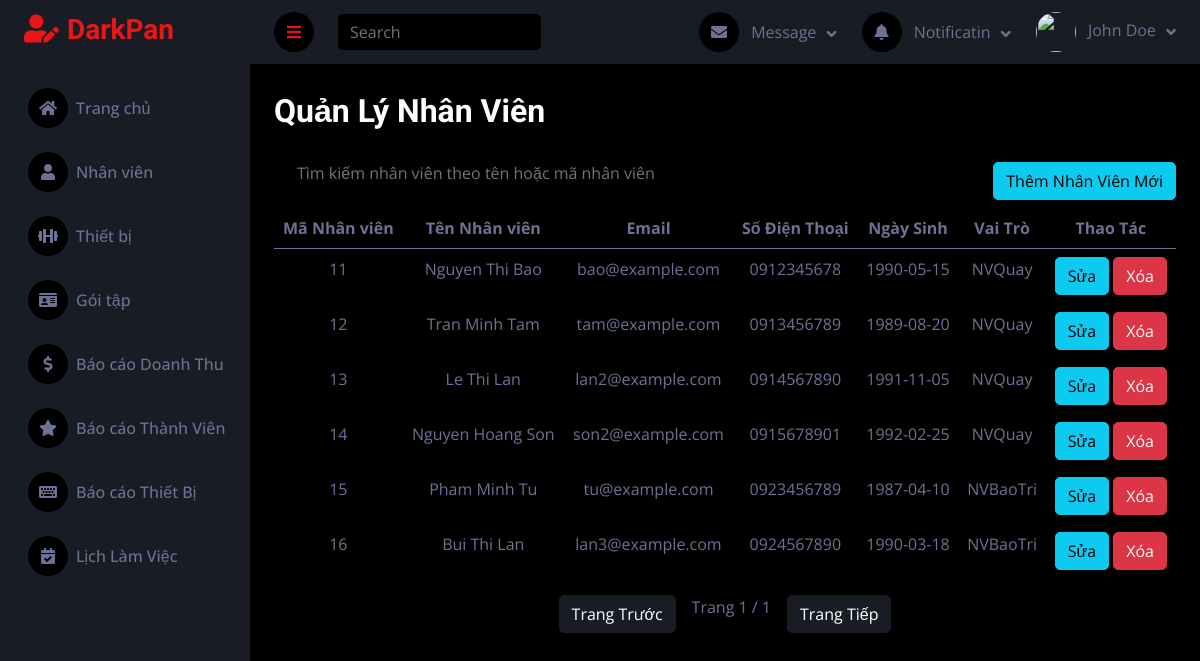
The app's page /public/Admin/nhanVien, older data.
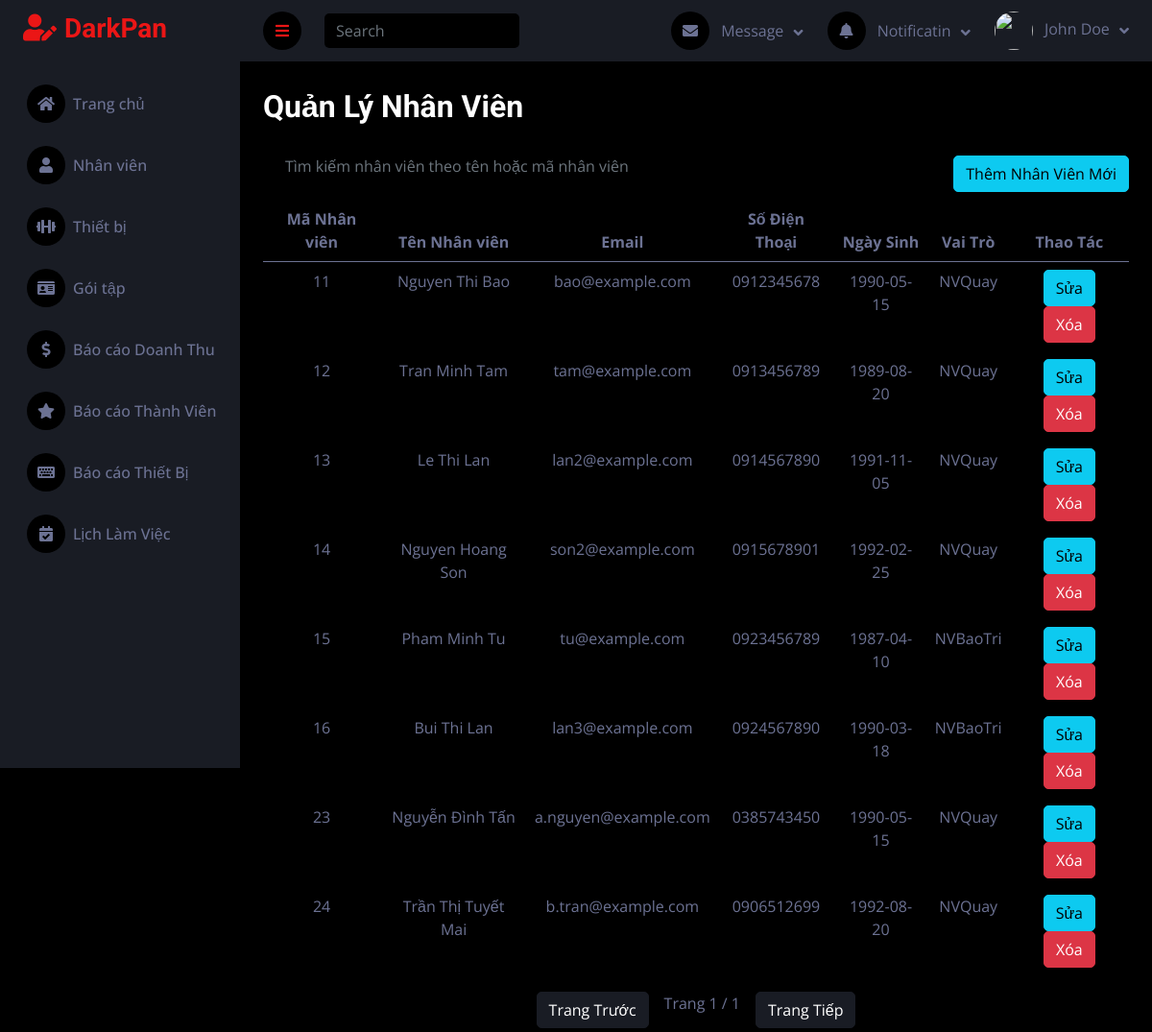
The same page, newer data.
### tables this page shows
CREATE TABLE `nguoidung` (
  `userID` int(10) NOT NULL,
  `hoTen` varchar(100) NOT NULL,
  `sdt` varchar(15) DEFAULT NULL,
  `ngaySinh` date DEFAULT NULL,
  `email` varchar(100) NOT NULL,
  `matKhau` varchar(255) NOT NULL,
  `vaiTro` enum('Admin','NVQuay','NVBaoTri','ThanhVien','NVHuongDanVien') NOT NULL,
  `hinhAnh` varchar(255) NOT NULL,
  `token` varchar(255) NOT NULL
);

### controllers/HomeController_Admin.php (called while the page is built, shortened)
<?php
require_once BASE_PATH . '/models/NhanVienModel.php';
class HomeController_Admin {
    public function nhanVien() {
        $employeesModel = new Employees();
        $currentEmployees = $employeesModel->getCurrentEmployees();
        $limit = 8;
        $page = isset($_GET['page']) ? $_GET['page'] : 1;
        $members = $employeesModel->getEmployees($page, $limit);
        $totalPages = ceil($currentEmployees / $limit);
        $data = [
            'currentEmployees' => $currentEmployees,
            'members' => $members,
            'totalPages' => $totalPages,
            'currentPage' => $page,
        ];
        $this->render('Admin/nhanVien/QuanLyNhanVien',$data);
    }
    protected function render($view, $data = []) {
        extract($data);
        require_once BASE_PATH . "/views/$view.php";
    }
}
?>

### public/index.php (called while the page is built, shortened)
<?php
$router = new Router();
$router->handleRequest();
?>

### models/NhanVienModel.php (called while the page is built, shortened)
<?php
require_once "../config/database.php";
class Employees {
    private $conn;
    public function __construct() {
        $database = new Database();
        $this->conn = $database->connect();
    }
    public function getEmployees($page, $limit) {
        $offset = ($page - 1) * $limit;
        $query = "SELECT * FROM nguoidung WHERE vaiTro = 'NVQuay' or vaiTro = 'NVBaoTri' or vaiTro = 'NVHuongDanVien' LIMIT $limit OFFSET $offset";
        $result = $this->conn->query($query);
        return $result->fetch_all(MYSQLI_ASSOC);
    }
}
?>

### config/database.php (called while the page is built, shortened)
<?php
class Database {
    private $servername = "localhost:3306";
    private $username = "root";
    private $password = "";
    private $dbname = "gym";
    public function connect() {
        $this->conn = mysqli_connect($this->servername, $this->username, $this->password, $this->dbname);
        return $this->conn;
    }
}
?>

### views/Admin/nhanVien/QuanLyNhanVien.php (the view, shortened to what the changed rows need)
<!DOCTYPE html>
<html lang="en">
<head>
    <link href="https://cdnjs.cloudflare.com/ajax/libs/font-awesome/5.10.0/css/all.min.css" rel="stylesheet">
    <link href="https://cdn.jsdelivr.net/npm/bootstrap-icons@1.4.1/font/bootstrap-icons.css" rel="stylesheet">
    <link href="asset/lib/owlcarousel/assets/owl.carousel.min.css" rel="stylesheet">
    <link href="asset/lib/tempusdominus/css/tempusdominus-bootstrap-4.min.css" rel="stylesheet" />
    <link href="asset/css/bootstrap.min.css" rel="stylesheet">
    <link href="asset/css/style.css" rel="stylesheet">
</head>
<body>
    <?php require_once('../views/Admin/layout/header.php'); ?>
    <div class="container-fluid pt-4 px-4 my-1">
        <h2 class="mb-4">Quản Lý Nhân Viên</h2>
        <table class="table table-striped text-center">
            <thead>
                <tr>
                    <th>Mã Nhân viên</th>
                    <th>Tên Nhân viên</th>
                    <th>Email</th>
                    <th>Số Điện Thoại</th>
                    <th>Ngày Sinh</th>
                    <th>Vai Trò</th>
                    <th>Thao Tác</th>
                </tr>
            </thead>
            <tbody id="customerTable">
                <?php foreach ($members as $member): ?>
                    <tr data-id="<?= $member['userID'] ?>">
                        <td><?= $member['userID'] ?></td>
                        <td><?= $member['hoTen'] ?></td>
                        <td><?= $member['email'] ?></td>
                        <td><?= $member['sdt'] ?></td>
                        <td><?= $member['ngaySinh'] ?></td>
                        <td class="status"><?= $member['vaiTro'] ?></td>
                        <td class="text-center">
                            <button class="btn btn-info btn-editNhanVien" data-id="<?= $member['userID'] ?>" data-hoTen="<?= $member['hoTen'] ?>" data-email="<?= $member['email'] ?>" data-sdt="<?= $member['sdt'] ?>" data-ngaySinh="<?= $member['ngaySinh'] ?>" data-vaiTro="<?= $member['vaiTro'] ?>">Sửa</button>
                             <button type="button" class="btn btn-danger"  onclick="deleteNhanVien(<?= $member['userID']?>)">Xóa</button>
                        </td>
                    </tr>
                <?php endforeach; ?>
            </tbody>
        </table>
    </div>
</body>
</html>

Row changes from the older to the newer data that the page shows:
added nguoidung: userID "23", hoTen "Nguyễn Đình Tấn", email "a.nguyen@example.com", sdt "0385743450", ngaySinh "1990-05-15", vaiTro "NVQuay"
added nguoidung: userID "24", hoTen "Trần Thị Tuyết Mai", email "b.tran@example.com", sdt "0906512699", ngaySinh "1992-08-20", vaiTro "NVQuay"
